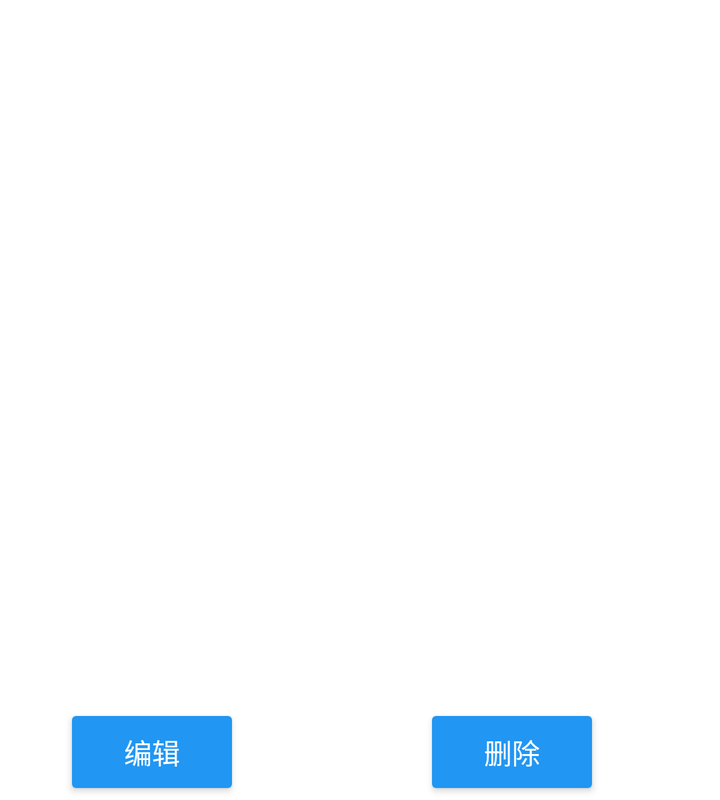
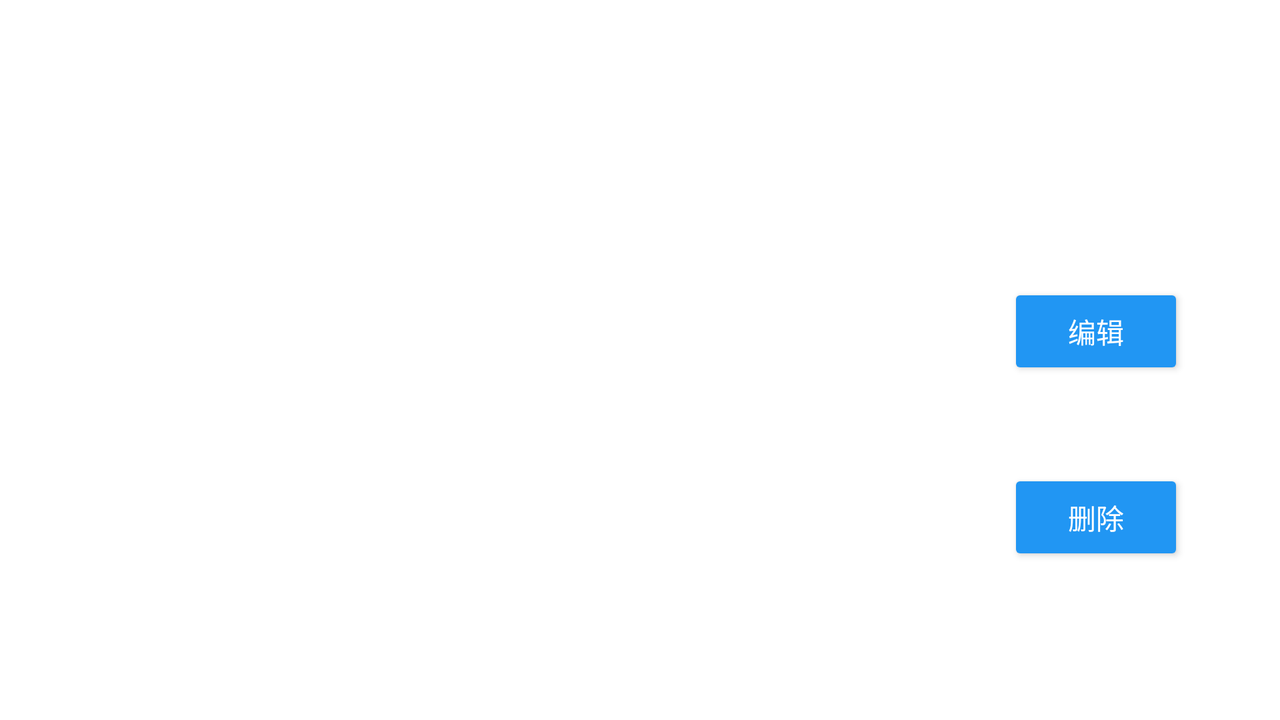

Compare how this app lays out the same screen by default and in its alternative resource folder. The renders come first, then the two layout files and the values they reference.
<!-- AndroidManifest.xml: activity theme Theme.TimeManager.FloatingActivity -->
<!-- res/layout/activity_course_detail.xml -->
<?xml version="1.0" encoding="utf-8"?>
<androidx.constraintlayout.widget.ConstraintLayout xmlns:android="http://schemas.android.com/apk/res/android"
    xmlns:app="http://schemas.android.com/apk/res-auto"
    xmlns:tools="http://schemas.android.com/tools"
    android:layout_width="300dp"
    android:layout_height="400dp"
    tools:context=".ui.main.CourseDetailActivity">

    <TextView
        android:id="@+id/CourseDetailActivity_Title"
        android:layout_width="0dp"
        android:layout_height="wrap_content"
        android:layout_marginStart="16dp"
        android:layout_marginTop="16dp"
        android:layout_marginEnd="16dp"
        android:ellipsize="marquee"
        android:singleLine="true"
        android:textSize="24sp"
        android:theme="@style/Theme.TimeManager.Widget.TextView.HeadLine"
        app:layout_constraintEnd_toEndOf="parent"
        app:layout_constraintStart_toStartOf="parent"
        app:layout_constraintTop_toTopOf="parent" />

    <ScrollView
        android:layout_width="match_parent"
        android:layout_height="0dp"
        android:layout_marginTop="16dp"
        android:layout_marginBottom="16dp"
        app:layout_constraintBottom_toTopOf="@+id/CourseDetailActivity_EditButton"
        app:layout_constraintEnd_toEndOf="parent"
        app:layout_constraintStart_toStartOf="parent"
        app:layout_constraintTop_toBottomOf="@+id/CourseDetailActivity_Title">

        <androidx.constraintlayout.widget.ConstraintLayout
            android:layout_width="match_parent"
            android:layout_height="wrap_content">

            <TextView
                android:id="@+id/CourseDetailActivity_DescriptionText"
                android:layout_width="0dp"
                android:layout_height="wrap_content"
                android:layout_marginStart="16dp"
                android:layout_marginEnd="16dp"
                android:textSize="20sp"
                android:theme="@style/Theme.TimeManager.Widget.TextView.SubText"
                app:layout_constraintEnd_toEndOf="parent"
                app:layout_constraintStart_toStartOf="parent"
                app:layout_constraintTop_toTopOf="parent" />

            <TextView
                android:id="@+id/CourseDetailActivity_TimeDescriptionText"
                android:layout_width="0dp"
                android:layout_height="wrap_content"
                android:layout_marginTop="16dp"
                android:textSize="16sp"
                android:theme="@style/Theme.TimeManager.Widget.TextView.SubText"
                app:layout_constraintEnd_toEndOf="@+id/CourseDetailActivity_DescriptionText"
                app:layout_constraintStart_toStartOf="@+id/CourseDetailActivity_DescriptionText"
                app:layout_constraintTop_toBottomOf="@+id/CourseDetailActivity_DescriptionText" />

            <TextView
                android:id="@+id/CourseDetailActivity_RemarkText"
                android:layout_width="0dp"
                android:layout_height="wrap_content"
                android:layout_marginTop="16dp"
                android:textSize="16sp"
                android:theme="@style/Theme.TimeManager.Widget.TextView.SubText"
                app:layout_constraintEnd_toEndOf="@+id/CourseDetailActivity_TimeDescriptionText"
                app:layout_constraintStart_toStartOf="@+id/CourseDetailActivity_TimeDescriptionText"
                app:layout_constraintTop_toBottomOf="@+id/CourseDetailActivity_TimeDescriptionText" />

        </androidx.constraintlayout.widget.ConstraintLayout>
    </ScrollView>


    <Button
        android:id="@+id/CourseDetailActivity_EditButton"
        android:layout_width="wrap_content"
        android:layout_height="wrap_content"
        android:layout_marginStart="16dp"
        android:layout_marginBottom="16dp"
        android:backgroundTint="@color/Button_CourseDetailButtonColor"
        android:text="@string/activity_CourseDetail_Edit"
        android:textAllCaps="false"
        app:layout_constraintBottom_toBottomOf="parent"
        app:layout_constraintStart_toStartOf="parent" />

    <Button
        android:id="@+id/CourseDetailActivity_DeleteButton"
        android:layout_width="wrap_content"
        android:layout_height="wrap_content"
        android:layout_marginEnd="16dp"
        android:layout_marginBottom="16dp"
        android:backgroundTint="@color/Button_CourseDetailButtonColor"
        android:text="@string/activity_CourseDetail_Delete"
        app:layout_constraintBottom_toBottomOf="parent"
        app:layout_constraintEnd_toEndOf="parent" />

</androidx.constraintlayout.widget.ConstraintLayout>
<!-- resources referenced by this layout -->
<resources>
  <color name="Button_CourseDetailButtonColor">@color/skyBlue</color>
  <string name="activity_CourseDetail_Delete">删除</string>
  <string name="activity_CourseDetail_Edit">编辑</string>
  <style name="Theme.TimeManager.Widget.TextView.HeadLine" parent="Widget.AppCompat.TextView">
          <item name="android:textColor">@color/black</item>
      </style>
  <style name="Theme.TimeManager.Widget.TextView.SubText" parent="Widget.AppCompat.TextView">
          <item name="android:textColor">@color/gray</item>
      </style>
  <style name="Theme.TimeManager.FloatingActivity" parent="Theme.AppCompat.Dialog">
          <item name="windowNoTitle">true</item>
          <item name="android:windowIsFloating">true</item>
          <item name="android:windowCloseOnTouchOutside">true</item>
          <item name="android:background">@color/white</item>
      </style>
  <color name="skyBlue">#2196F3</color>
  <color name="black">#FF000000</color>
  <color name="gray">#585858</color>
  <color name="white">#FFFFFFFF</color>
</resources>
<!-- res/layout-land/activity_course_detail.xml (the repository's variant of the layout above) -->
<!-- drawn on the phone turned sideways -->
<?xml version="1.0" encoding="utf-8"?>
<androidx.constraintlayout.widget.ConstraintLayout xmlns:android="http://schemas.android.com/apk/res/android"
    xmlns:app="http://schemas.android.com/apk/res-auto"
    xmlns:tools="http://schemas.android.com/tools"
    android:layout_width="match_parent"
    android:layout_height="match_parent"
    tools:context=".ui.main.CourseDetailActivity">

    <TextView
        android:id="@+id/CourseDetailActivity_Title"
        android:layout_width="0dp"
        android:layout_height="wrap_content"
        android:layout_marginStart="16dp"
        android:layout_marginTop="16dp"
        android:layout_marginEnd="16dp"
        android:ellipsize="marquee"
        android:singleLine="true"
        android:textSize="36sp"
        android:theme="@style/Theme.TimeManager.Widget.TextView.HeadLine"
        app:layout_constraintEnd_toEndOf="parent"
        app:layout_constraintStart_toStartOf="parent"
        app:layout_constraintTop_toTopOf="parent"
        android:transitionName="CourseTitle"/>

    <ScrollView
        android:id="@+id/scrollView2"
        android:layout_width="0dp"
        android:layout_height="0dp"
        android:layout_marginTop="16dp"
        android:layout_marginBottom="16dp"
        app:layout_constraintBottom_toBottomOf="parent"
        app:layout_constraintEnd_toStartOf="@+id/CourseDetailActivity_EditButton"
        app:layout_constraintStart_toStartOf="parent"
        app:layout_constraintTop_toBottomOf="@+id/CourseDetailActivity_Title">

        <androidx.constraintlayout.widget.ConstraintLayout
            android:layout_width="match_parent"
            android:layout_height="wrap_content">

            <TextView
                android:id="@+id/CourseDetailActivity_DescriptionText"
                android:layout_width="0dp"
                android:layout_height="wrap_content"
                android:layout_marginStart="16dp"
                android:layout_marginEnd="16dp"
                android:textSize="20sp"
                android:theme="@style/Theme.TimeManager.Widget.TextView.SubText"
                app:layout_constraintEnd_toEndOf="parent"
                app:layout_constraintStart_toStartOf="parent"
                app:layout_constraintTop_toTopOf="parent" />

            <TextView
                android:id="@+id/CourseDetailActivity_TimeDescriptionText"
                android:layout_width="0dp"
                android:layout_height="wrap_content"
                android:layout_marginTop="14dp"
                android:textSize="16sp"
                android:theme="@style/Theme.TimeManager.Widget.TextView.SubText"
                app:layout_constraintEnd_toEndOf="@+id/CourseDetailActivity_DescriptionText"
                app:layout_constraintStart_toStartOf="@+id/CourseDetailActivity_DescriptionText"
                app:layout_constraintTop_toBottomOf="@+id/CourseDetailActivity_DescriptionText" />

            <TextView
                android:id="@+id/CourseDetailActivity_RemarkText"
                android:layout_width="0dp"
                android:layout_height="wrap_content"
                android:layout_marginTop="12dp"
                android:textSize="16sp"
                android:theme="@style/Theme.TimeManager.Widget.TextView.SubText"
                app:layout_constraintEnd_toEndOf="@+id/CourseDetailActivity_TimeDescriptionText"
                app:layout_constraintStart_toStartOf="@+id/CourseDetailActivity_TimeDescriptionText"
                app:layout_constraintTop_toBottomOf="@+id/CourseDetailActivity_TimeDescriptionText" />

        </androidx.constraintlayout.widget.ConstraintLayout>
    </ScrollView>


    <Button
        android:id="@+id/CourseDetailActivity_EditButton"
        android:layout_width="wrap_content"
        android:layout_height="wrap_content"
        android:layout_marginStart="8dp"
        android:layout_marginEnd="32dp"
        android:backgroundTint="@color/Button_CourseDetailButtonColor"
        android:text="@string/activity_CourseDetail_Edit"
        android:textAllCaps="false"
        app:layout_constraintBottom_toTopOf="@+id/CourseDetailActivity_DeleteButton"
        app:layout_constraintEnd_toEndOf="parent"
        app:layout_constraintStart_toEndOf="@+id/scrollView2"
        app:layout_constraintTop_toTopOf="@+id/scrollView2" />

    <Button
        android:id="@+id/CourseDetailActivity_DeleteButton"
        android:layout_width="wrap_content"
        android:layout_height="wrap_content"
        android:layout_marginStart="8dp"
        android:layout_marginEnd="32dp"
        android:backgroundTint="@color/Button_CourseDetailButtonColor"
        android:text="@string/activity_CourseDetail_Delete"
        android:textAllCaps="false"
        app:layout_constraintBottom_toBottomOf="@+id/scrollView2"
        app:layout_constraintEnd_toEndOf="parent"
        app:layout_constraintStart_toEndOf="@+id/scrollView2"
        app:layout_constraintTop_toBottomOf="@+id/CourseDetailActivity_EditButton" />

</androidx.constraintlayout.widget.ConstraintLayout>
